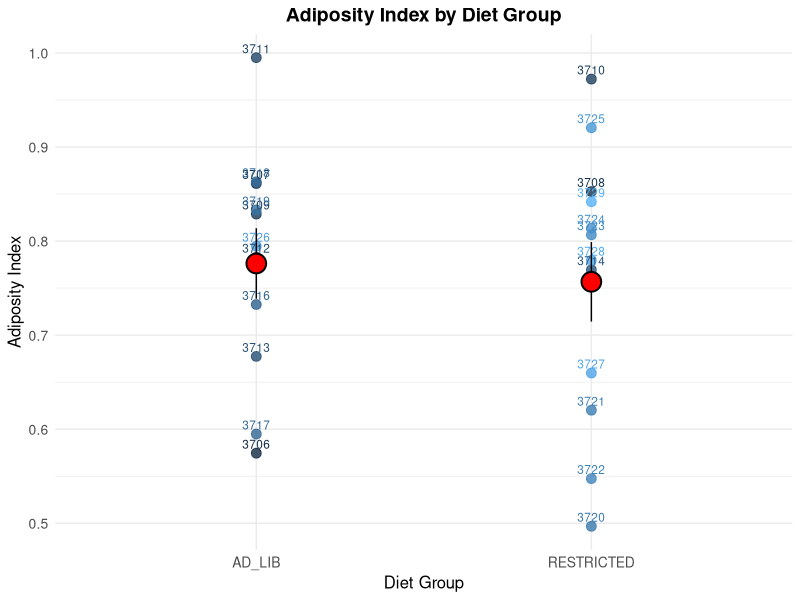
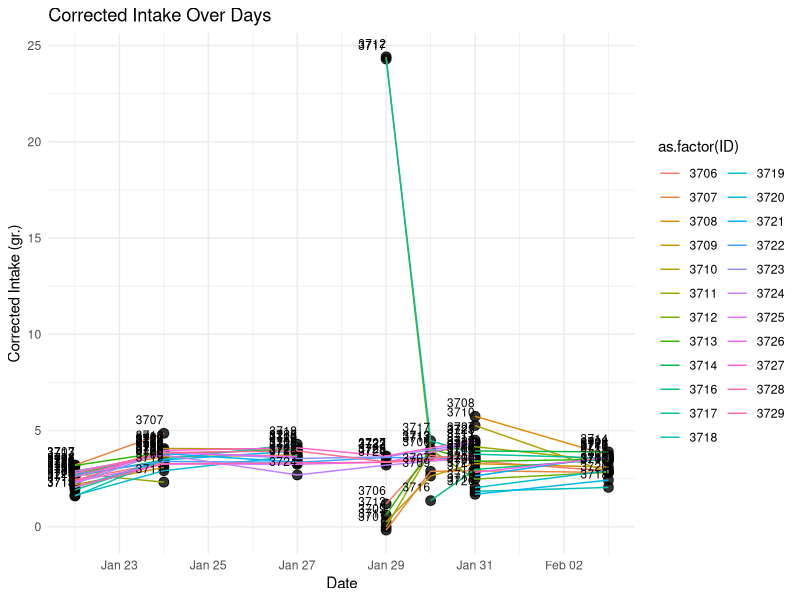
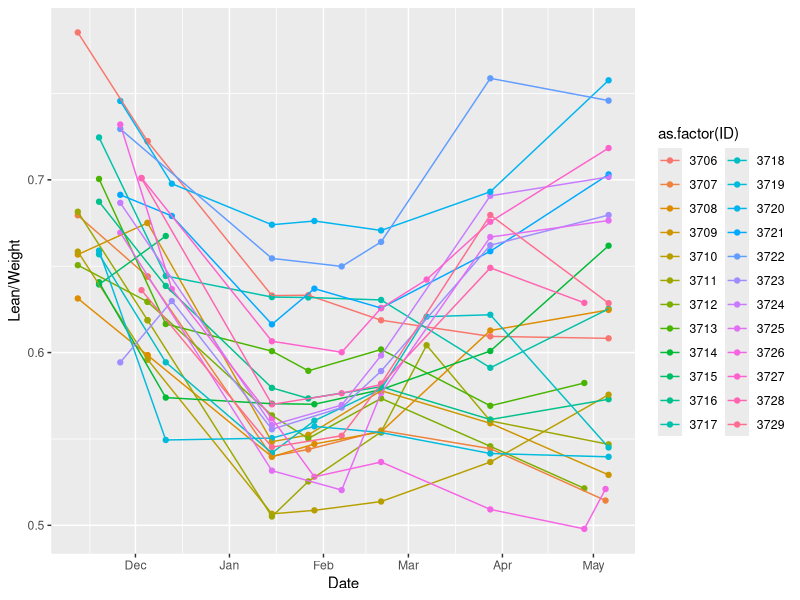
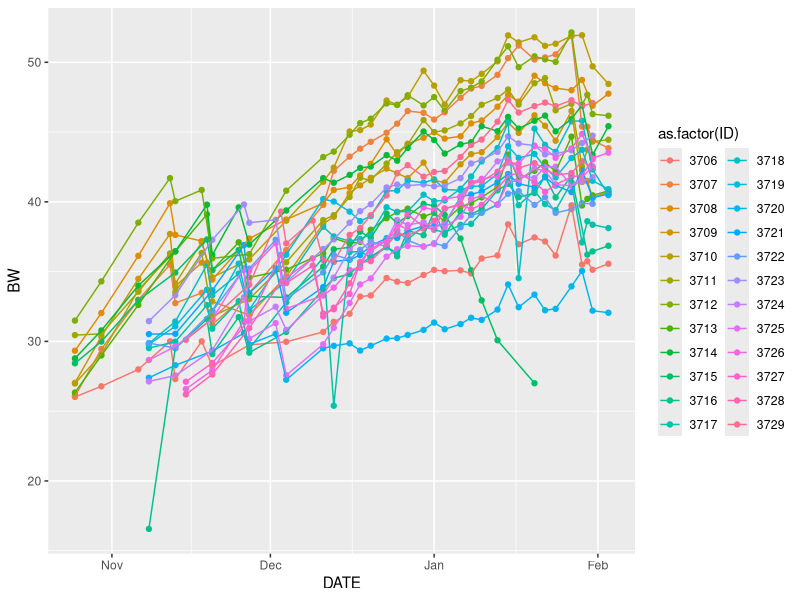

These charts were generated, in order, by the following R code:
# Data analysis of the adiposity index (fat mass/lean mass) of NZO female mice assigned to two diet regimens: 
# "ad lib" or "restricted" after 9-12 weeks on LFD (D12450Ki, Research Diets).

#libraries
library(dplyr) #to use pipe
library(ggplot2) #to graph
library(readr)  

#----ADIPOSITY INDEX----

#open echo_mri_data
echomri_data <- read_csv("../data/echomri.csv")

echomri_data_2<- echomri_data %>%
  filter(COHORT > 2 & COHORT < 6) %>%
  filter(Date == "2025-01-15") %>%
  select(ID, adiposity_index) %>%
  mutate(diet_group = if_else(ID %in% c(
    3711, 3718, 3707, 3719, 3709,
    3726, 3712, 3716, 3713, 3717, 3706
   ), "AD_LIB", "RESTRICTED"))  #%>%
#   group_by(diet_group) %>%
#   summarize(animal_count = n(), .groups = "drop")
# 
 echomri_data_3<-echomri_data_2 %>%
  ggplot(aes(x = diet_group, y = adiposity_index, color = ID)) +
  geom_point(size = 3, alpha = 0.8) + # Individual points
  geom_text(aes(label = ID), hjust = 0.5, vjust = -0.5, size = 3) +    # Labels for each point
  stat_summary(
    fun.data = mean_se,
    geom = "pointrange",
    size = 1.5,
    shape = 21,
    color = "black",
    fill = "red",
    position = position_dodge(width = 0.2)     # Mean and SEM as big points
  ) +
  theme_minimal() +     # Aesthetic improvements
  labs(
    title = "Adiposity Index by Diet Group",
    x = "Diet Group",
    y = "Adiposity Index",
    color = "Animal ID"
  ) +
  theme(
    legend.position = "none",
    plot.title = element_text(hjust = 0.5, size = 14, face = "bold"),
    axis.title = element_text(size = 12),
    axis.text = element_text(size = 10)
  )
echomri_data_3

#check if the adiposity index between AD LIB and RESTRICTED groups are different using t-test
t_test_result <- lm(adiposity_index ~ diet_group, data = echomri_data_2)
# View the result
print(t_test_result)
# Summary
summary(t_test_result)

#----FOOD INTAKE----
# My idea is to take the mean of the last 3 days of daily food intake to restrict the animals to ~60% of the obese energy intake
# A complementary idea is to take only the IDs that are assigned to the "restricted" group.

FI_data <- read_csv("../data/FI.csv") %>% 
    filter(COHORT > 2 & COHORT < 6) %>%
    filter(DATE > "2025-01-1") 

FI_data_ <- read_csv("../data/FI.csv") %>% 
    filter(COHORT %in% c(3, 4, 5))
FI_data

fi_plot <- FI_data %>% 
   # filter(ID %in% c(3710, 3725,3708,3729,3724,3723,3728,3714,3727,3721,3722,3720)) %>% 
    ggplot(aes(x = DATE, y = corrected_intake_kcal, group =as.factor(ID))) +
    geom_point(size = 3, alpha = 0.8) +
    geom_line(aes(color = ID)) +  # Add color for better distinction
    stat_summary(
        fun.data = mean_se,
        geom = "pointrange",
        size = 0.5,
        shape = 21,
        color = "black",
        fill = "red",
        position = position_dodge(width = 0.2)  # Mean and SEM as big points
    ) +
    geom_text(aes(label = ID), size = 3, vjust = -1, hjust = 1) + 
    labs(
        title = "Corrected Intake Over Days",
        x = "Date",
        y = "Corrected Intake (kcal)"
    ) +
    theme_minimal() 

fi_plot_gr <- FI_data_ %>% 
   # drop_na() %>% 
  #  filter(ID %in% c(3710, 3725,3708,3729,3724,3723,3728,3714,3727,3721,3722,3720)) %>% 
    filter(DATE > "2025-01-20") %>% 
    ggplot(aes(x = DATE, y = corrected_intake_gr, group =as.factor(ID))) +
    geom_point(size = 3, alpha = 0.8) +
    geom_line(aes(color = as.factor(ID))) +  # Add color for better distinction
    geom_text(aes(label = ID), size = 3, vjust = -1, hjust = 1) + 
    labs(
        title = "Corrected Intake Over Days",
        x = "Date",
        y = "Corrected Intake (gr.)"
    ) +
    theme_minimal() 
fi_plot_gr    

bw <- read_csv("../data/BW.csv") %>% 
    filter(COHORT %in% c(3, 4, 5))
bw

echo_full <- echomri_data %>% 
    filter(COHORT %in% c(3, 4, 5))

echo_full %>% 
    ggplot(aes(Date, Lean/Weight, color = as.factor(ID))) +
    geom_point() +
    geom_line()

bw %>% 
    ggplot(aes(
        DATE, BW, group = ID, color = as.factor(ID)
    )) +
    geom_point() +
    geom_line()
